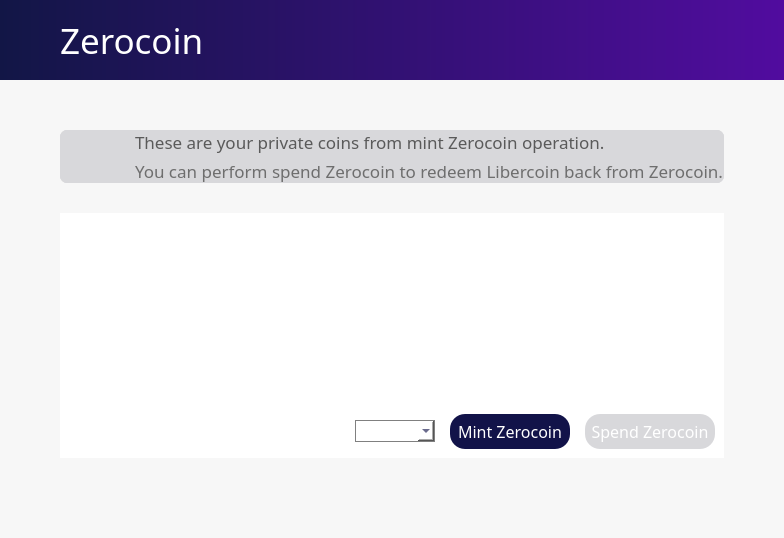
<?xml version="1.0" encoding="UTF-8"?>
<ui version="4.0">
 <class>ZerocoinPage</class>
 <widget class="QWidget" name="ZerocoinPage">
  <property name="geometry">
   <rect>
    <x>0</x>
    <y>0</y>
    <width>734</width>
    <height>538</height>
   </rect>
  </property>
  <property name="sizePolicy">
   <sizepolicy hsizetype="Preferred" vsizetype="Preferred">
    <horstretch>0</horstretch>
    <verstretch>0</verstretch>
   </sizepolicy>
  </property>
  <property name="minimumSize">
   <size>
    <width>0</width>
    <height>0</height>
   </size>
  </property>
  <property name="palette">
   <palette>
    <active>
     <colorrole role="WindowText">
      <brush brushstyle="SolidPattern">
       <color alpha="255">
        <red>0</red>
        <green>0</green>
        <blue>0</blue>
       </color>
      </brush>
     </colorrole>
     <colorrole role="Button">
      <brush brushstyle="SolidPattern">
       <color alpha="250">
        <red>247</red>
        <green>247</green>
        <blue>247</blue>
       </color>
      </brush>
     </colorrole>
     <colorrole role="Midlight">
      <brush brushstyle="SolidPattern">
       <color alpha="255">
        <red>255</red>
        <green>255</green>
        <blue>255</blue>
       </color>
      </brush>
     </colorrole>
     <colorrole role="Dark">
      <brush brushstyle="SolidPattern">
       <color alpha="255">
        <red>225</red>
        <green>225</green>
        <blue>225</blue>
       </color>
      </brush>
     </colorrole>
     <colorrole role="Mid">
      <brush brushstyle="SolidPattern">
       <color alpha="255">
        <red>0</red>
        <green>0</green>
        <blue>255</blue>
       </color>
      </brush>
     </colorrole>
     <colorrole role="Text">
      <brush brushstyle="SolidPattern">
       <color alpha="255">
        <red>0</red>
        <green>0</green>
        <blue>0</blue>
       </color>
      </brush>
     </colorrole>
     <colorrole role="BrightText">
      <brush brushstyle="SolidPattern">
       <color alpha="255">
        <red>255</red>
        <green>128</green>
        <blue>0</blue>
       </color>
      </brush>
     </colorrole>
     <colorrole role="ButtonText">
      <brush brushstyle="SolidPattern">
       <color alpha="255">
        <red>0</red>
        <green>0</green>
        <blue>0</blue>
       </color>
      </brush>
     </colorrole>
     <colorrole role="Base">
      <brush brushstyle="SolidPattern">
       <color alpha="250">
        <red>247</red>
        <green>247</green>
        <blue>247</blue>
       </color>
      </brush>
     </colorrole>
     <colorrole role="Window">
      <brush brushstyle="SolidPattern">
       <color alpha="250">
        <red>247</red>
        <green>247</green>
        <blue>247</blue>
       </color>
      </brush>
     </colorrole>
    </active>
    <inactive>
     <colorrole role="WindowText">
      <brush brushstyle="SolidPattern">
       <color alpha="255">
        <red>0</red>
        <green>0</green>
        <blue>0</blue>
       </color>
      </brush>
     </colorrole>
     <colorrole role="Button">
      <brush brushstyle="SolidPattern">
       <color alpha="250">
        <red>247</red>
        <green>247</green>
        <blue>247</blue>
       </color>
      </brush>
     </colorrole>
     <colorrole role="Midlight">
      <brush brushstyle="SolidPattern">
       <color alpha="255">
        <red>255</red>
        <green>255</green>
        <blue>255</blue>
       </color>
      </brush>
     </colorrole>
     <colorrole role="Dark">
      <brush brushstyle="SolidPattern">
       <color alpha="255">
        <red>225</red>
        <green>225</green>
        <blue>225</blue>
       </color>
      </brush>
     </colorrole>
     <colorrole role="Mid">
      <brush brushstyle="SolidPattern">
       <color alpha="255">
        <red>0</red>
        <green>0</green>
        <blue>255</blue>
       </color>
      </brush>
     </colorrole>
     <colorrole role="Text">
      <brush brushstyle="SolidPattern">
       <color alpha="255">
        <red>0</red>
        <green>0</green>
        <blue>0</blue>
       </color>
      </brush>
     </colorrole>
     <colorrole role="BrightText">
      <brush brushstyle="SolidPattern">
       <color alpha="255">
        <red>255</red>
        <green>128</green>
        <blue>0</blue>
       </color>
      </brush>
     </colorrole>
     <colorrole role="ButtonText">
      <brush brushstyle="SolidPattern">
       <color alpha="255">
        <red>0</red>
        <green>0</green>
        <blue>0</blue>
       </color>
      </brush>
     </colorrole>
     <colorrole role="Base">
      <brush brushstyle="SolidPattern">
       <color alpha="250">
        <red>247</red>
        <green>247</green>
        <blue>247</blue>
       </color>
      </brush>
     </colorrole>
     <colorrole role="Window">
      <brush brushstyle="SolidPattern">
       <color alpha="250">
        <red>247</red>
        <green>247</green>
        <blue>247</blue>
       </color>
      </brush>
     </colorrole>
    </inactive>
    <disabled>
     <colorrole role="WindowText">
      <brush brushstyle="SolidPattern">
       <color alpha="255">
        <red>225</red>
        <green>225</green>
        <blue>225</blue>
       </color>
      </brush>
     </colorrole>
     <colorrole role="Button">
      <brush brushstyle="SolidPattern">
       <color alpha="250">
        <red>247</red>
        <green>247</green>
        <blue>247</blue>
       </color>
      </brush>
     </colorrole>
     <colorrole role="Midlight">
      <brush brushstyle="SolidPattern">
       <color alpha="255">
        <red>255</red>
        <green>255</green>
        <blue>255</blue>
       </color>
      </brush>
     </colorrole>
     <colorrole role="Dark">
      <brush brushstyle="SolidPattern">
       <color alpha="255">
        <red>225</red>
        <green>225</green>
        <blue>225</blue>
       </color>
      </brush>
     </colorrole>
     <colorrole role="Mid">
      <brush brushstyle="SolidPattern">
       <color alpha="255">
        <red>0</red>
        <green>0</green>
        <blue>255</blue>
       </color>
      </brush>
     </colorrole>
     <colorrole role="Text">
      <brush brushstyle="SolidPattern">
       <color alpha="255">
        <red>225</red>
        <green>225</green>
        <blue>225</blue>
       </color>
      </brush>
     </colorrole>
     <colorrole role="BrightText">
      <brush brushstyle="SolidPattern">
       <color alpha="255">
        <red>255</red>
        <green>128</green>
        <blue>0</blue>
       </color>
      </brush>
     </colorrole>
     <colorrole role="ButtonText">
      <brush brushstyle="SolidPattern">
       <color alpha="255">
        <red>225</red>
        <green>225</green>
        <blue>225</blue>
       </color>
      </brush>
     </colorrole>
     <colorrole role="Base">
      <brush brushstyle="SolidPattern">
       <color alpha="250">
        <red>247</red>
        <green>247</green>
        <blue>247</blue>
       </color>
      </brush>
     </colorrole>
     <colorrole role="Window">
      <brush brushstyle="SolidPattern">
       <color alpha="250">
        <red>247</red>
        <green>247</green>
        <blue>247</blue>
       </color>
      </brush>
     </colorrole>
    </disabled>
   </palette>
  </property>
  <property name="font">
   <font>
    <family>Snell Roundhand</family>
   </font>
  </property>
  <property name="windowTitle">
   <string>Form</string>
  </property>
  <property name="autoFillBackground">
   <bool>false</bool>
  </property>
  <property name="styleSheet">
   <string notr="true">background-color:rgba(247, 247, 247, 250);
border:0;
</string>
  </property>
  <layout class="QVBoxLayout" name="topLayout">
   <property name="spacing">
    <number>0</number>
   </property>
   <property name="leftMargin">
    <number>0</number>
   </property>
   <property name="topMargin">
    <number>0</number>
   </property>
   <property name="rightMargin">
    <number>0</number>
   </property>
   <property name="bottomMargin">
    <number>0</number>
   </property>
   <item>
    <layout class="QHBoxLayout" name="horizontalLayout" stretch="0">
     <property name="spacing">
      <number>0</number>
     </property>
     <item>
      <layout class="QVBoxLayout" name="verticalLayout_2" stretch="0,0,0">
       <item>
        <layout class="QHBoxLayout" name="Nav">
         <property name="spacing">
          <number>0</number>
         </property>
         <property name="sizeConstraint">
          <enum>QLayout::SetDefaultConstraint</enum>
         </property>
         <property name="topMargin">
          <number>0</number>
         </property>
         <item>
          <widget class="QFrame" name="NavBar">
           <property name="sizePolicy">
            <sizepolicy hsizetype="Preferred" vsizetype="Preferred">
             <horstretch>0</horstretch>
             <verstretch>0</verstretch>
            </sizepolicy>
           </property>
           <property name="minimumSize">
            <size>
             <width>0</width>
             <height>80</height>
            </size>
           </property>
           <property name="maximumSize">
            <size>
             <width>16777215</width>
             <height>80</height>
            </size>
           </property>
           <property name="layoutDirection">
            <enum>Qt::LeftToRight</enum>
           </property>
           <property name="autoFillBackground">
            <bool>false</bool>
           </property>
           <property name="styleSheet">
            <string notr="true">background: QLinearGradient(x1: 0, y1: 0, x2: 1, y2: 0, stop: 0 #121646, stop: 1 #510c9f);
border:0;
</string>
           </property>
           <property name="frameShape">
            <enum>QFrame::StyledPanel</enum>
           </property>
           <property name="frameShadow">
            <enum>QFrame::Raised</enum>
           </property>
           <layout class="QHBoxLayout" name="horizontalLayout_3">
            <property name="spacing">
             <number>-1</number>
            </property>
            <property name="leftMargin">
             <number>60</number>
            </property>
            <property name="topMargin">
             <number>0</number>
            </property>
            <property name="rightMargin">
             <number>60</number>
            </property>
            <property name="bottomMargin">
             <number>0</number>
            </property>
            <item>
             <widget class="QLabel" name="label_2">
              <property name="sizePolicy">
               <sizepolicy hsizetype="Preferred" vsizetype="Preferred">
                <horstretch>0</horstretch>
                <verstretch>0</verstretch>
               </sizepolicy>
              </property>
              <property name="font">
               <font>
                <family>ZoinLight</family>
                <pointsize>26</pointsize>
               </font>
              </property>
              <property name="autoFillBackground">
               <bool>false</bool>
              </property>
              <property name="styleSheet">
               <string notr="true">color:white;
background-color: rgba(255, 255, 255,0);</string>
              </property>
              <property name="text">
               <string>Zerocoin</string>
              </property>
              <property name="indent">
               <number>0</number>
              </property>
             </widget>
            </item>
            <item>
             <widget class="QPushButton" name="pushButton">
              <property name="minimumSize">
               <size>
                <width>50</width>
                <height>80</height>
               </size>
              </property>
              <property name="maximumSize">
               <size>
                <width>50</width>
                <height>80</height>
               </size>
              </property>
              <property name="styleSheet">
               <string notr="true">background: rgb(0,0,0,0);</string>
              </property>
              <property name="text">
               <string/>
              </property>
              <property name="icon">
               <iconset resource="../bitcoin.qrc">
                <normaloff>:/icons/Exports_45</normaloff>:/icons/Exports_45</iconset>
              </property>
              <property name="iconSize">
               <size>
                <width>70</width>
                <height>70</height>
               </size>
              </property>
             </widget>
            </item>
           </layout>
          </widget>
         </item>
        </layout>
       </item>
       <item>
        <widget class="QFrame" name="frame">
         <property name="palette">
          <palette>
           <active>
            <colorrole role="Button">
             <brush brushstyle="SolidPattern">
              <color alpha="250">
               <red>247</red>
               <green>247</green>
               <blue>247</blue>
              </color>
             </brush>
            </colorrole>
            <colorrole role="Base">
             <brush brushstyle="SolidPattern">
              <color alpha="250">
               <red>247</red>
               <green>247</green>
               <blue>247</blue>
              </color>
             </brush>
            </colorrole>
            <colorrole role="Window">
             <brush brushstyle="SolidPattern">
              <color alpha="250">
               <red>247</red>
               <green>247</green>
               <blue>247</blue>
              </color>
             </brush>
            </colorrole>
           </active>
           <inactive>
            <colorrole role="Button">
             <brush brushstyle="SolidPattern">
              <color alpha="250">
               <red>247</red>
               <green>247</green>
               <blue>247</blue>
              </color>
             </brush>
            </colorrole>
            <colorrole role="Base">
             <brush brushstyle="SolidPattern">
              <color alpha="250">
               <red>247</red>
               <green>247</green>
               <blue>247</blue>
              </color>
             </brush>
            </colorrole>
            <colorrole role="Window">
             <brush brushstyle="SolidPattern">
              <color alpha="250">
               <red>247</red>
               <green>247</green>
               <blue>247</blue>
              </color>
             </brush>
            </colorrole>
           </inactive>
           <disabled>
            <colorrole role="Button">
             <brush brushstyle="SolidPattern">
              <color alpha="250">
               <red>247</red>
               <green>247</green>
               <blue>247</blue>
              </color>
             </brush>
            </colorrole>
            <colorrole role="Base">
             <brush brushstyle="SolidPattern">
              <color alpha="250">
               <red>247</red>
               <green>247</green>
               <blue>247</blue>
              </color>
             </brush>
            </colorrole>
            <colorrole role="Window">
             <brush brushstyle="SolidPattern">
              <color alpha="250">
               <red>247</red>
               <green>247</green>
               <blue>247</blue>
              </color>
             </brush>
            </colorrole>
           </disabled>
          </palette>
         </property>
         <property name="styleSheet">
          <string notr="true"/>
         </property>
         <property name="frameShape">
          <enum>QFrame::NoFrame</enum>
         </property>
         <property name="frameShadow">
          <enum>QFrame::Raised</enum>
         </property>
         <property name="lineWidth">
          <number>1</number>
         </property>
         <property name="midLineWidth">
          <number>0</number>
         </property>
         <layout class="QVBoxLayout" name="verticalLayout_4">
          <property name="spacing">
           <number>0</number>
          </property>
          <property name="leftMargin">
           <number>60</number>
          </property>
          <property name="topMargin">
           <number>50</number>
          </property>
          <property name="rightMargin">
           <number>60</number>
          </property>
          <property name="bottomMargin">
           <number>0</number>
          </property>
          <item>
           <widget class="QFrame" name="balance_frame">
            <property name="enabled">
             <bool>true</bool>
            </property>
            <property name="palette">
             <palette>
              <active>
               <colorrole role="Button">
                <brush brushstyle="SolidPattern">
                 <color alpha="255">
                  <red>216</red>
                  <green>216</green>
                  <blue>219</blue>
                 </color>
                </brush>
               </colorrole>
               <colorrole role="Base">
                <brush brushstyle="SolidPattern">
                 <color alpha="255">
                  <red>216</red>
                  <green>216</green>
                  <blue>219</blue>
                 </color>
                </brush>
               </colorrole>
               <colorrole role="Window">
                <brush brushstyle="SolidPattern">
                 <color alpha="255">
                  <red>216</red>
                  <green>216</green>
                  <blue>219</blue>
                 </color>
                </brush>
               </colorrole>
              </active>
              <inactive>
               <colorrole role="Button">
                <brush brushstyle="SolidPattern">
                 <color alpha="255">
                  <red>216</red>
                  <green>216</green>
                  <blue>219</blue>
                 </color>
                </brush>
               </colorrole>
               <colorrole role="Base">
                <brush brushstyle="SolidPattern">
                 <color alpha="255">
                  <red>216</red>
                  <green>216</green>
                  <blue>219</blue>
                 </color>
                </brush>
               </colorrole>
               <colorrole role="Window">
                <brush brushstyle="SolidPattern">
                 <color alpha="255">
                  <red>216</red>
                  <green>216</green>
                  <blue>219</blue>
                 </color>
                </brush>
               </colorrole>
              </inactive>
              <disabled>
               <colorrole role="Button">
                <brush brushstyle="SolidPattern">
                 <color alpha="255">
                  <red>216</red>
                  <green>216</green>
                  <blue>219</blue>
                 </color>
                </brush>
               </colorrole>
               <colorrole role="Base">
                <brush brushstyle="SolidPattern">
                 <color alpha="255">
                  <red>216</red>
                  <green>216</green>
                  <blue>219</blue>
                 </color>
                </brush>
               </colorrole>
               <colorrole role="Window">
                <brush brushstyle="SolidPattern">
                 <color alpha="255">
                  <red>216</red>
                  <green>216</green>
                  <blue>219</blue>
                 </color>
                </brush>
               </colorrole>
              </disabled>
             </palette>
            </property>
            <property name="contextMenuPolicy">
             <enum>Qt::DefaultContextMenu</enum>
            </property>
            <property name="styleSheet">
             <string notr="true">background-color: rgb(216, 216, 219);
border:0;
border-radius:7px;
border-style:solid;</string>
            </property>
            <property name="frameShape">
             <enum>QFrame::StyledPanel</enum>
            </property>
            <property name="frameShadow">
             <enum>QFrame::Plain</enum>
            </property>
            <property name="lineWidth">
             <number>1</number>
            </property>
            <layout class="QHBoxLayout" name="horizontalLayout_4">
             <property name="spacing">
              <number>0</number>
             </property>
             <property name="sizeConstraint">
              <enum>QLayout::SetDefaultConstraint</enum>
             </property>
             <property name="leftMargin">
              <number>0</number>
             </property>
             <property name="topMargin">
              <number>0</number>
             </property>
             <property name="rightMargin">
              <number>0</number>
             </property>
             <property name="bottomMargin">
              <number>0</number>
             </property>
             <item>
              <widget class="QPushButton" name="pushButton_3">
               <property name="sizePolicy">
                <sizepolicy hsizetype="Fixed" vsizetype="Preferred">
                 <horstretch>0</horstretch>
                 <verstretch>0</verstretch>
                </sizepolicy>
               </property>
               <property name="minimumSize">
                <size>
                 <width>75</width>
                 <height>0</height>
                </size>
               </property>
               <property name="text">
                <string/>
               </property>
               <property name="icon">
                <iconset resource="../bitcoin.qrc">
                 <normaloff>:/icons/Exports_47</normaloff>:/icons/Exports_47</iconset>
               </property>
               <property name="iconSize">
                <size>
                 <width>70</width>
                 <height>70</height>
                </size>
               </property>
              </widget>
             </item>
             <item>
              <layout class="QVBoxLayout" name="verticalLayout_6">
               <property name="spacing">
                <number>5</number>
               </property>
               <property name="leftMargin">
                <number>0</number>
               </property>
               <property name="topMargin">
                <number>0</number>
               </property>
               <property name="bottomMargin">
                <number>0</number>
               </property>
               <item>
                <widget class="QLabel" name="label_3">
                 <property name="enabled">
                  <bool>false</bool>
                 </property>
                 <property name="sizePolicy">
                  <sizepolicy hsizetype="Preferred" vsizetype="Preferred">
                   <horstretch>0</horstretch>
                   <verstretch>0</verstretch>
                  </sizepolicy>
                 </property>
                 <property name="font">
                  <font>
                   <family>ZoinMedium</family>
                   <pointsize>13</pointsize>
                   <weight>50</weight>
                   <bold>false</bold>
                  </font>
                 </property>
                 <property name="layoutDirection">
                  <enum>Qt::LeftToRight</enum>
                 </property>
                 <property name="autoFillBackground">
                  <bool>false</bool>
                 </property>
                 <property name="styleSheet">
                  <string notr="true">color: rgb(90, 90, 90);</string>
                 </property>
                 <property name="text">
                  <string>These are your private coins from mint Zerocoin operation.</string>
                 </property>
                 <property name="alignment">
                  <set>Qt::AlignBottom|Qt::AlignLeading|Qt::AlignLeft</set>
                 </property>
                 <property name="indent">
                  <number>-1</number>
                 </property>
                </widget>
               </item>
               <item>
                <widget class="QLabel" name="labelUnconfirmed">
                 <property name="enabled">
                  <bool>false</bool>
                 </property>
                 <property name="sizePolicy">
                  <sizepolicy hsizetype="Preferred" vsizetype="Preferred">
                   <horstretch>0</horstretch>
                   <verstretch>0</verstretch>
                  </sizepolicy>
                 </property>
                 <property name="font">
                  <font>
                   <family>ZoinLight</family>
                   <pointsize>13</pointsize>
                   <weight>50</weight>
                   <bold>false</bold>
                  </font>
                 </property>
                 <property name="cursor">
                  <cursorShape>IBeamCursor</cursorShape>
                 </property>
                 <property name="toolTip">
                  <string>Total of transactions that have yet to be confirmed, and do not yet count toward the current balance</string>
                 </property>
                 <property name="layoutDirection">
                  <enum>Qt::LeftToRight</enum>
                 </property>
                 <property name="styleSheet">
                  <string notr="true">color: rgb(110, 110, 110);</string>
                 </property>
                 <property name="text">
                  <string notr="true">You can perform spend Zerocoin to redeem Libercoin back from Zerocoin.</string>
                 </property>
                 <property name="alignment">
                  <set>Qt::AlignLeading|Qt::AlignLeft|Qt::AlignTop</set>
                 </property>
                 <property name="textInteractionFlags">
                  <set>Qt::LinksAccessibleByMouse|Qt::TextSelectableByKeyboard|Qt::TextSelectableByMouse</set>
                 </property>
                </widget>
               </item>
              </layout>
             </item>
            </layout>
           </widget>
          </item>
          <item>
           <layout class="QVBoxLayout" name="verticalLayout_11">
            <property name="topMargin">
             <number>30</number>
            </property>
           </layout>
          </item>
          <item>
           <widget class="QFrame" name="frame_4">
            <property name="palette">
             <palette>
              <active>
               <colorrole role="Button">
                <brush brushstyle="SolidPattern">
                 <color alpha="255">
                  <red>216</red>
                  <green>216</green>
                  <blue>219</blue>
                 </color>
                </brush>
               </colorrole>
               <colorrole role="Base">
                <brush brushstyle="SolidPattern">
                 <color alpha="255">
                  <red>216</red>
                  <green>216</green>
                  <blue>219</blue>
                 </color>
                </brush>
               </colorrole>
               <colorrole role="Window">
                <brush brushstyle="SolidPattern">
                 <color alpha="255">
                  <red>216</red>
                  <green>216</green>
                  <blue>219</blue>
                 </color>
                </brush>
               </colorrole>
              </active>
              <inactive>
               <colorrole role="Button">
                <brush brushstyle="SolidPattern">
                 <color alpha="255">
                  <red>216</red>
                  <green>216</green>
                  <blue>219</blue>
                 </color>
                </brush>
               </colorrole>
               <colorrole role="Base">
                <brush brushstyle="SolidPattern">
                 <color alpha="255">
                  <red>216</red>
                  <green>216</green>
                  <blue>219</blue>
                 </color>
                </brush>
               </colorrole>
               <colorrole role="Window">
                <brush brushstyle="SolidPattern">
                 <color alpha="255">
                  <red>216</red>
                  <green>216</green>
                  <blue>219</blue>
                 </color>
                </brush>
               </colorrole>
              </inactive>
              <disabled>
               <colorrole role="Button">
                <brush brushstyle="SolidPattern">
                 <color alpha="255">
                  <red>216</red>
                  <green>216</green>
                  <blue>219</blue>
                 </color>
                </brush>
               </colorrole>
               <colorrole role="Base">
                <brush brushstyle="SolidPattern">
                 <color alpha="255">
                  <red>216</red>
                  <green>216</green>
                  <blue>219</blue>
                 </color>
                </brush>
               </colorrole>
               <colorrole role="Window">
                <brush brushstyle="SolidPattern">
                 <color alpha="255">
                  <red>216</red>
                  <green>216</green>
                  <blue>219</blue>
                 </color>
                </brush>
               </colorrole>
              </disabled>
             </palette>
            </property>
            <property name="styleSheet">
             <string notr="true">background-color: rgb(216, 216, 219);
border:0;</string>
            </property>
            <property name="frameShape">
             <enum>QFrame::StyledPanel</enum>
            </property>
            <property name="frameShadow">
             <enum>QFrame::Raised</enum>
            </property>
            <layout class="QVBoxLayout" name="verticalLayout">
             <property name="spacing">
              <number>0</number>
             </property>
             <property name="leftMargin">
              <number>0</number>
             </property>
             <property name="topMargin">
              <number>0</number>
             </property>
             <property name="rightMargin">
              <number>0</number>
             </property>
             <property name="bottomMargin">
              <number>0</number>
             </property>
             <item>
              <widget class="QTableView" name="tableView">
               <property name="palette">
                <palette>
                 <active>
                  <colorrole role="Button">
                   <brush brushstyle="SolidPattern">
                    <color alpha="255">
                     <red>255</red>
                     <green>255</green>
                     <blue>255</blue>
                    </color>
                   </brush>
                  </colorrole>
                  <colorrole role="Base">
                   <brush brushstyle="SolidPattern">
                    <color alpha="255">
                     <red>255</red>
                     <green>255</green>
                     <blue>255</blue>
                    </color>
                   </brush>
                  </colorrole>
                  <colorrole role="Window">
                   <brush brushstyle="SolidPattern">
                    <color alpha="255">
                     <red>255</red>
                     <green>255</green>
                     <blue>255</blue>
                    </color>
                   </brush>
                  </colorrole>
                 </active>
                 <inactive>
                  <colorrole role="Button">
                   <brush brushstyle="SolidPattern">
                    <color alpha="255">
                     <red>255</red>
                     <green>255</green>
                     <blue>255</blue>
                    </color>
                   </brush>
                  </colorrole>
                  <colorrole role="Base">
                   <brush brushstyle="SolidPattern">
                    <color alpha="255">
                     <red>255</red>
                     <green>255</green>
                     <blue>255</blue>
                    </color>
                   </brush>
                  </colorrole>
                  <colorrole role="Window">
                   <brush brushstyle="SolidPattern">
                    <color alpha="255">
                     <red>255</red>
                     <green>255</green>
                     <blue>255</blue>
                    </color>
                   </brush>
                  </colorrole>
                 </inactive>
                 <disabled>
                  <colorrole role="Button">
                   <brush brushstyle="SolidPattern">
                    <color alpha="255">
                     <red>255</red>
                     <green>255</green>
                     <blue>255</blue>
                    </color>
                   </brush>
                  </colorrole>
                  <colorrole role="Base">
                   <brush brushstyle="SolidPattern">
                    <color alpha="255">
                     <red>255</red>
                     <green>255</green>
                     <blue>255</blue>
                    </color>
                   </brush>
                  </colorrole>
                  <colorrole role="Window">
                   <brush brushstyle="SolidPattern">
                    <color alpha="255">
                     <red>255</red>
                     <green>255</green>
                     <blue>255</blue>
                    </color>
                   </brush>
                  </colorrole>
                 </disabled>
                </palette>
               </property>
               <property name="font">
                <font>
                 <family>ZoinRegular</family>
                 <pointsize>12</pointsize>
                </font>
               </property>
               <property name="styleSheet">
                <string notr="true">background-color: rgb(255, 255, 255);
border:0;
</string>
               </property>
               <property name="lineWidth">
                <number>0</number>
               </property>
               <property name="showDropIndicator" stdset="0">
                <bool>false</bool>
               </property>
               <property name="selectionBehavior">
                <enum>QAbstractItemView::SelectRows</enum>
               </property>
               <property name="showGrid">
                <bool>false</bool>
               </property>
               <property name="gridStyle">
                <enum>Qt::NoPen</enum>
               </property>
               <property name="wordWrap">
                <bool>false</bool>
               </property>
               <property name="cornerButtonEnabled">
                <bool>false</bool>
               </property>
               <attribute name="horizontalHeaderVisible">
                <bool>true</bool>
               </attribute>
              </widget>
             </item>
             <item>
              <widget class="QFrame" name="frame_3">
               <property name="styleSheet">
                <string notr="true">color:white;
background-color: rgb(255,255,255);
border:0;
</string>
               </property>
               <property name="frameShape">
                <enum>QFrame::StyledPanel</enum>
               </property>
               <property name="frameShadow">
                <enum>QFrame::Raised</enum>
               </property>
               <layout class="QHBoxLayout" name="horizontalLayout_5">
                <property name="spacing">
                 <number>15</number>
                </property>
                <item>
                 <spacer name="horizontalSpacer">
                  <property name="orientation">
                   <enum>Qt::Horizontal</enum>
                  </property>
                  <property name="sizeHint" stdset="0">
                   <size>
                    <width>40</width>
                    <height>20</height>
                   </size>
                  </property>
                 </spacer>
                </item>
                <item>
                 <widget class="QComboBox" name="zerocoinAmount">
                  <property name="minimumSize">
                   <size>
                    <width>80</width>
                    <height>0</height>
                   </size>
                  </property>
                  <property name="font">
                   <font>
                    <family>ZoinLight</family>
                    <pointsize>10</pointsize>
                   </font>
                  </property>
                  <property name="styleSheet">
                   <string notr="true">color: #121349;
border-radius:15px;
border-color:gray;
border-width:1px;
border-style:solid;</string>
                  </property>
                  <property name="editable">
                   <bool>false</bool>
                  </property>
                  <property name="currentText">
                   <string/>
                  </property>
                 </widget>
                </item>
                <item>
                 <widget class="QPushButton" name="zerocoinMintButton">
                  <property name="sizePolicy">
                   <sizepolicy hsizetype="Fixed" vsizetype="Fixed">
                    <horstretch>0</horstretch>
                    <verstretch>0</verstretch>
                   </sizepolicy>
                  </property>
                  <property name="font">
                   <font>
                    <family>ZoinRegular</family>
                    <pointsize>12</pointsize>
                    <weight>50</weight>
                    <bold>false</bold>
                   </font>
                  </property>
                  <property name="styleSheet">
                   <string notr="true">background-color: #121349;
color: white;
border-radius:15px;
height:35px;
width:120px;
border-color:gray;
border-width:0px;
border-style:solid;</string>
                  </property>
                  <property name="text">
                   <string>Mint Zerocoin</string>
                  </property>
                 </widget>
                </item>
                <item>
                 <widget class="QPushButton" name="zerocoinSpendButton">
                  <property name="enabled">
                   <bool>true</bool>
                  </property>
                  <property name="sizePolicy">
                   <sizepolicy hsizetype="Fixed" vsizetype="Fixed">
                    <horstretch>0</horstretch>
                    <verstretch>0</verstretch>
                   </sizepolicy>
                  </property>
                  <property name="font">
                   <font>
                    <family>ZoinRegular</family>
                    <pointsize>12</pointsize>
                    <weight>50</weight>
                    <bold>false</bold>
                   </font>
                  </property>
                  <property name="styleSheet">
                   <string notr="true">background-color: rgb(216, 216, 219);
color: white;
border-radius:15px;
height:35px;
width:130px;
border-color:gray;
border-width:0px;
border-style:solid;
</string>
                  </property>
                  <property name="text">
                   <string>Spend Zerocoin</string>
                  </property>
                 </widget>
                </item>
               </layout>
              </widget>
             </item>
            </layout>
           </widget>
          </item>
          <item>
           <layout class="QHBoxLayout" name="horizontalLayout_7">
            <property name="spacing">
             <number>0</number>
            </property>
            <property name="topMargin">
             <number>0</number>
            </property>
            <item>
             <spacer name="horizontalSpacer_2">
              <property name="orientation">
               <enum>Qt::Horizontal</enum>
              </property>
              <property name="sizeHint" stdset="0">
               <size>
                <width>40</width>
                <height>20</height>
               </size>
              </property>
             </spacer>
            </item>
           </layout>
          </item>
         </layout>
        </widget>
       </item>
       <item>
        <widget class="QWidget" name="StatusBar" native="true">
         <property name="sizePolicy">
          <sizepolicy hsizetype="Preferred" vsizetype="Preferred">
           <horstretch>0</horstretch>
           <verstretch>0</verstretch>
          </sizepolicy>
         </property>
         <property name="minimumSize">
          <size>
           <width>0</width>
           <height>0</height>
          </size>
         </property>
         <property name="styleSheet">
          <string notr="true">background-color:rgba(247, 247, 247, 250);</string>
         </property>
         <layout class="QHBoxLayout" name="horizontalLayout_8">
          <property name="spacing">
           <number>10</number>
          </property>
          <property name="leftMargin">
           <number>60</number>
          </property>
          <property name="topMargin">
           <number>30</number>
          </property>
          <property name="rightMargin">
           <number>60</number>
          </property>
          <property name="bottomMargin">
           <number>30</number>
          </property>
          <item>
           <layout class="QVBoxLayout" name="statusText">
            <property name="spacing">
             <number>0</number>
            </property>
            <property name="topMargin">
             <number>0</number>
            </property>
            <property name="bottomMargin">
             <number>0</number>
            </property>
           </layout>
          </item>
          <item>
           <layout class="QHBoxLayout" name="statusBar">
            <property name="topMargin">
             <number>0</number>
            </property>
            <property name="bottomMargin">
             <number>0</number>
            </property>
           </layout>
          </item>
         </layout>
        </widget>
       </item>
      </layout>
     </item>
    </layout>
   </item>
  </layout>
 </widget>
 <resources>
  <include location="../bitcoin.qrc"/>
 </resources>
 <connections/>
</ui>
